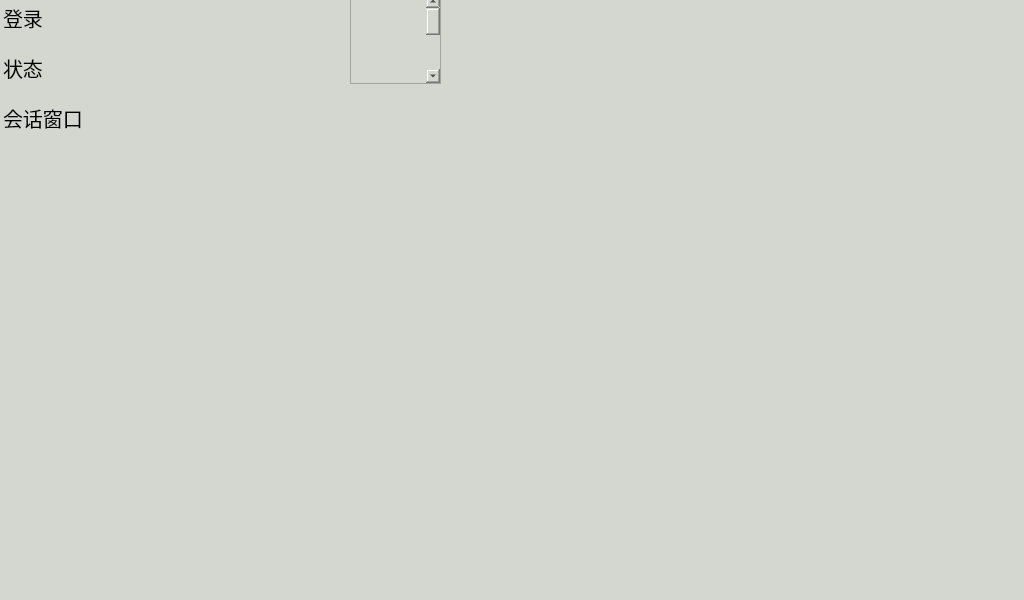
<?xml version="1.0" encoding="UTF-8"?>
<ui version="4.0">
 <class>Widget</class>
 <widget class="QWidget" name="Widget">
  <property name="geometry">
   <rect>
    <x>0</x>
    <y>0</y>
    <width>1024</width>
    <height>600</height>
   </rect>
  </property>
  <property name="windowTitle">
   <string>Widget</string>
  </property>
  <widget class="QWidget" name="">
   <property name="geometry">
    <rect>
     <x>0</x>
     <y>-7</y>
     <width>1031</width>
     <height>611</height>
    </rect>
   </property>
   <layout class="QHBoxLayout" name="horizontalLayout" stretch="1,4">
    <property name="spacing">
     <number>0</number>
    </property>
    <item>
     <widget class="QListWidget" name="listWidget">
      <property name="maximumSize">
       <size>
        <width>200</width>
        <height>16777215</height>
       </size>
      </property>
      <property name="focusPolicy">
       <enum>Qt::NoFocus</enum>
      </property>
      <property name="styleSheet">
       <string notr="true">QListView {
		background-color: rgb(211, 215, 207);
		border: none;
}

QListView::item {
		height: 50px;
}

QListView::item:selected {
		background-color: rgb(255, 255, 255);
		color: black;
}</string>
      </property>
      <item>
       <property name="text">
        <string>登录</string>
       </property>
       <property name="font">
        <font>
         <pointsize>15</pointsize>
        </font>
       </property>
      </item>
      <item>
       <property name="text">
        <string>状态</string>
       </property>
       <property name="font">
        <font>
         <pointsize>15</pointsize>
        </font>
       </property>
      </item>
      <item>
       <property name="text">
        <string>会话窗口</string>
       </property>
       <property name="font">
        <font>
         <pointsize>15</pointsize>
        </font>
       </property>
      </item>
     </widget>
    </item>
    <item>
     <widget class="QTabWidget" name="tabWidget">
      <property name="styleSheet">
       <string notr="true">QTabWidget {
		border: none;
}

QTabBar::tab {
		width: 0px;
		height: opx;
}</string>
      </property>
      <property name="currentIndex">
       <number>0</number>
      </property>
      <property name="tabsClosable">
       <bool>false</bool>
      </property>
      <widget class="QWidget" name="tab">
       <property name="styleSheet">
        <string notr="true">QWidget{
		background-color: rgb(211, 215, 207);
}</string>
       </property>
       <attribute name="title">
        <string>Tab 1</string>
       </attribute>
       <widget class="QScrollArea" name="scrollArea">
        <property name="geometry">
         <rect>
          <x>150</x>
          <y>0</y>
          <width>91</width>
          <height>91</height>
         </rect>
        </property>
        <property name="minimumSize">
         <size>
          <width>0</width>
          <height>0</height>
         </size>
        </property>
        <property name="widgetResizable">
         <bool>true</bool>
        </property>
        <widget class="QWidget" name="scrollAreaWidgetContents">
         <property name="geometry">
          <rect>
           <x>0</x>
           <y>-29</y>
           <width>75</width>
           <height>200</height>
          </rect>
         </property>
         <property name="minimumSize">
          <size>
           <width>0</width>
           <height>200</height>
          </size>
         </property>
        </widget>
       </widget>
      </widget>
      <widget class="QWidget" name="tab_2">
       <property name="styleSheet">
        <string notr="true">QWidget{
		background-color: rgb(114, 159, 207);
}</string>
       </property>
       <attribute name="title">
        <string>Tab 2</string>
       </attribute>
      </widget>
      <widget class="QWidget" name="tab_3">
       <attribute name="title">
        <string>Tab 3</string>
       </attribute>
      </widget>
     </widget>
    </item>
   </layout>
  </widget>
 </widget>
 <resources/>
 <connections/>
</ui>
